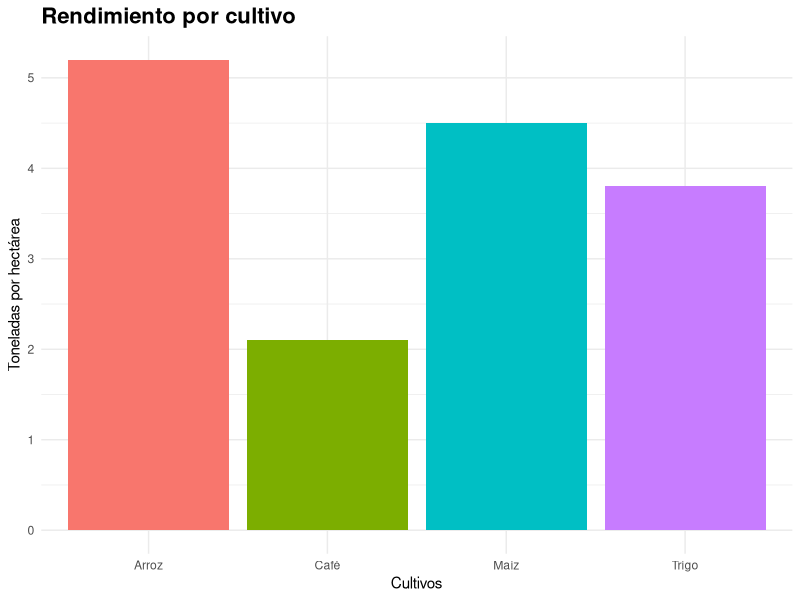
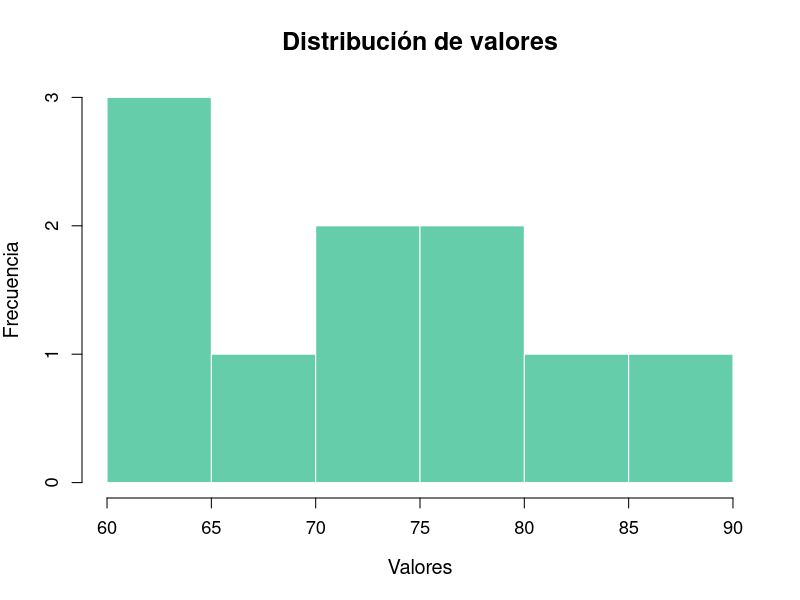
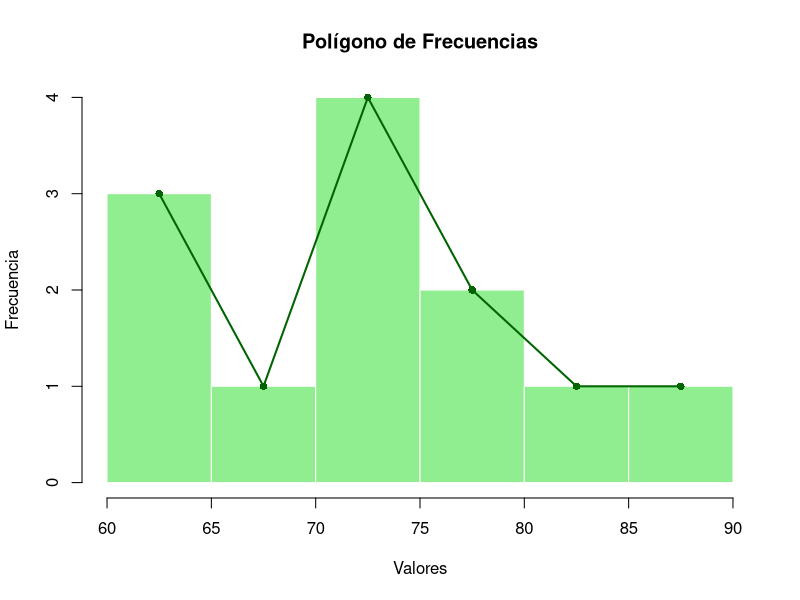
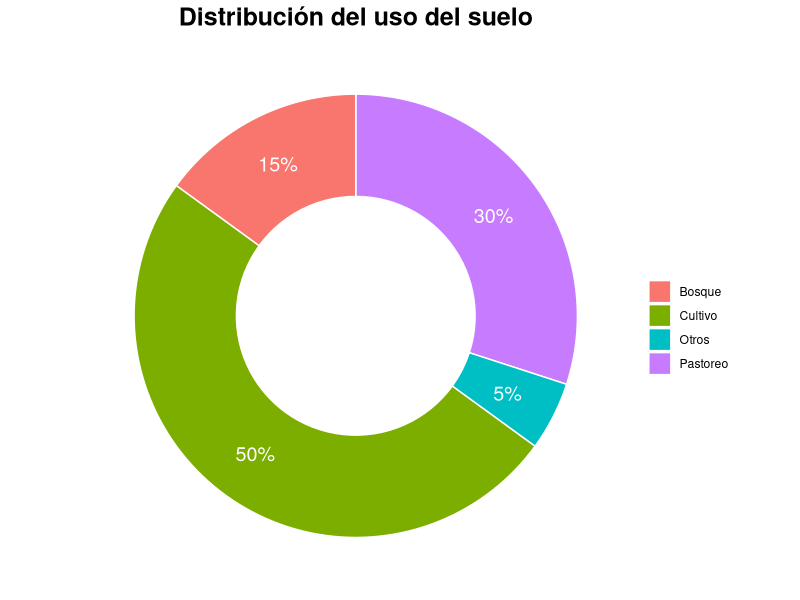
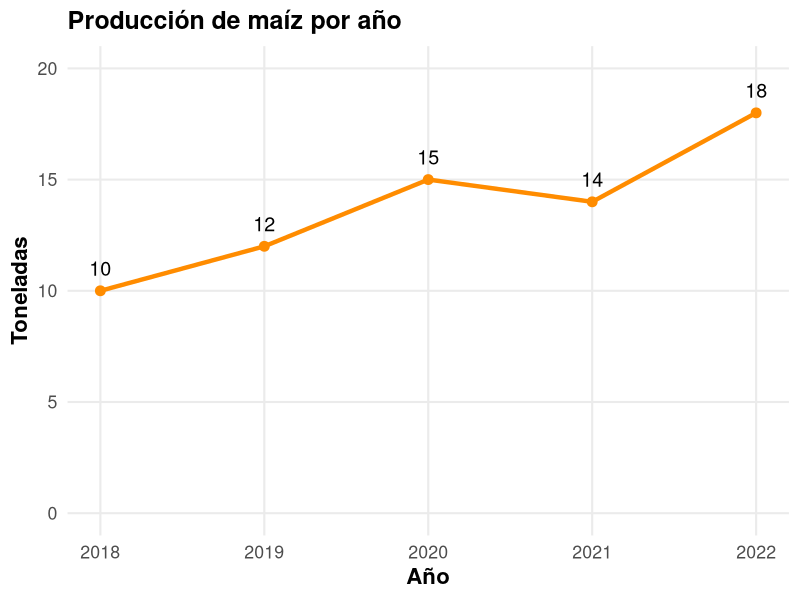
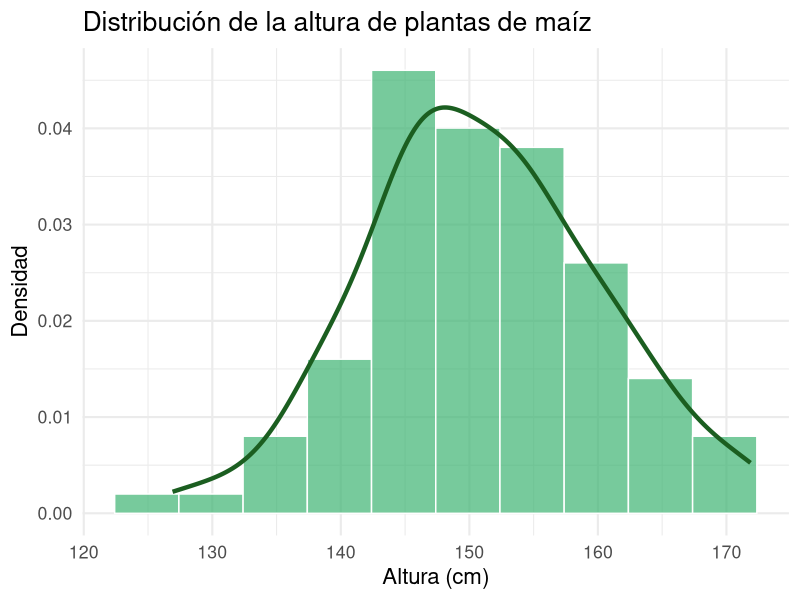
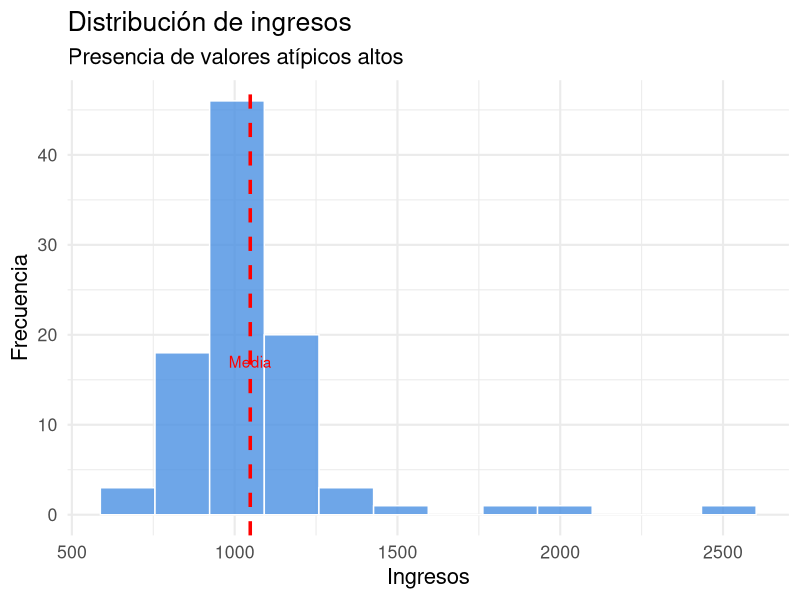
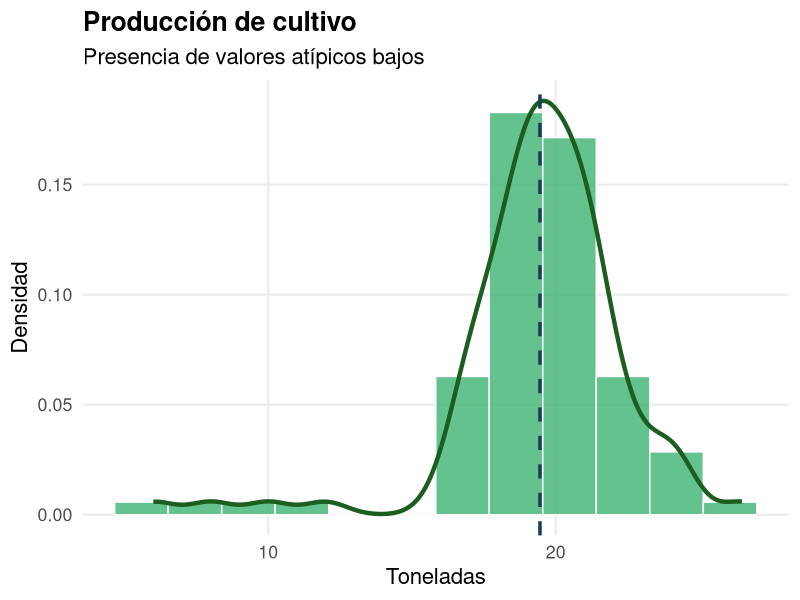

These figures' R source, in order:
## ---- chunk 1

library(knitr)
library(kableExtra)

# Datos
hijos <- 0:9
fi <- c(250, 200, 300, 160, 50, 20, 10, 7, 2, 1)

# Cálculos
Fi <- cumsum(fi)
hi <- fi / sum(fi)
Hi <- cumsum(hi)
porcentaje <- hi * 100
porcentaje_acum <- Hi * 100

# Tabla
tabla <- data.frame(
  "Cantidad de hijos" = hijos,
  "fi" = fi,
  "Fi" = Fi,
  "hi" = round(hi,3),
  "Hi" = round(Hi,3),
  "Porcentaje %" = round(porcentaje,1),
  "Porcentaje.acumulado" = round(porcentaje_acum,1)
)

# Fila total
total_fila <- data.frame(
  "Cantidad de hijos" = "Total",
  "fi" = sum(fi),
  "Fi" = "",
  "hi" = 1,
  "Hi" = "",
  "Porcentaje %" = 100,
  "Porcentaje.acumulado" = ""
)

tabla <- rbind(tabla, total_fila)

colnames(tabla) <- c(
  "Nro. Hijos",
  "\\(f_{i}\\)",
  "\\(F_{i}\\)",
  "\\(h_{i}\\)",
  "\\(H_{i}\\)",
  "%",
  "% Acum"
)

# TABLA PRO
tabla %>%
kbl(align = "c", escape = FALSE) %>%
  kable_styling(
    bootstrap_options = c("striped", "condensed"),
    full_width = FALSE,
    font_size = 26
  ) %>%
  row_spec(0, bold = TRUE, color = "white", background = "#0b84c6") %>%  # encabezado oscuro elegante
  row_spec(nrow(tabla), bold = TRUE, background = "#8fbdf1") %>%         # fila total destacada
  kable_paper("striped", full_width = TRUE) %>%                          # filas alternadas
  column_spec(1, bold = TRUE) %>%                                        # primera columna resaltada
  column_spec(2:ncol(tabla), width = "4cm")                              # columnas más anchas

## ---- chunk 2

library(knitr)
library(kableExtra)

# Datos
ojos <- c("Café", "Negro", "Azul", "Verde", "Miel")
fi <- c(90, 60, 25, 15, 10)

# Cálculos
Fi <- cumsum(fi)
hi <- fi / sum(fi)
Hi <- cumsum(hi)
porcentaje <- hi * 100
porcentaje_acum <- Hi * 100

# Tabla
tabla <- data.frame(
  "Color de Ojos" = ojos,
  "fi" = fi,
  "Fi" = Fi,
  "hi" = sprintf("%.3f", hi),              # formato exacto
  "Hi" = sprintf("%.3f", Hi),
  "Porcentaje" = paste0(round(porcentaje,1), "%"),
  "Porcentaje.Acumulado" = paste0(round(porcentaje_acum,1), "%")
)

# Fila total
total_fila <- data.frame(
  "Color de Ojos" = "Total",
  "fi" = sum(fi),
  "Fi" = "",
  "hi" = "1.000",
  "Hi" = "",
  "Porcentaje" = "100%",
  "Porcentaje.Acumulado" = ""
)

tabla <- rbind(tabla, total_fila)

colnames(tabla) <- c(
  "Color",
  "\\(f_{i}\\)",
  "\\(F_{i}\\)",
  "\\(h_{i}\\)",
  "\\(H_{i}\\)",
  "%",
  "% Acum"
)

# TABLA ESTILO EXACTO 
kable(tabla, align = "c") %>%
  kable_styling(
    full_width = TRUE,
    position = "center",
    font_size = 26
  ) %>%
  row_spec(0, bold = TRUE, color = "white", background = "#0b84c6") %>%  # azul encabezado
  row_spec(1:(nrow(tabla)-1), background = "#ffffff") %>%                # gris claro uniforme
  row_spec(nrow(tabla), bold = TRUE, background = "#8fbdf1") %>%         # total gris más fuerte
  column_spec(1, bold = TRUE)       

## ---- chunk 3
library(knitr)
library(kableExtra)
tabla <- data.frame(
  Intervalo = c("[60-62)", "[62-64)", "[64-66)", "[66-68)", "[68-70)", "[70-72)", "[72-74)", "[74-76)"),
  xi = c(61, 63, 65, 67, 69, 71, 73, 75),
  fi = c(5, 3, 15, 40, 17, 12, 7, 1),
  Fi = c(5, 8, 23, 63, 80, 92, 99, 100),
  hi = c(0.05, 0.03, 0.15, 0.40, 0.17, 0.12, 0.07, 0.01),
  Hi = c(0.05, 0.08, 0.23, 0.63, 0.80, 0.92, 0.99, 1.00),
  Porcentaje = c("5%", "3%", "15%", "40%", "17%", "12%", "7%", "1%"),
  P.Acumulado = c("5%", "8%", "23%", "63%", "80%", "92%", "99%", "100%"),
  stringsAsFactors = FALSE
)

# 🔹 Crear fila Total (sin dplyr)
fila_total <- data.frame(
  Intervalo = "Total",
  xi = "",
  fi = sum(tabla$fi),
  Fi = "",
  hi = sum(tabla$hi),
  Hi = "",
  Porcentaje = "100%",
  P.Acumulado = "",
  stringsAsFactors = FALSE
)

# 🔹 Unir tablas (base R)
tabla_final <- rbind(tabla, fila_total)

colnames(tabla_final) <- c(
  "Intervalo",
  "\\(x_{i}\\)",
  "\\(f_{i}\\)",
  "\\(F_{i}\\)",
  "\\(h_{i}\\)",
  "\\(H_{i}\\)",
  "%",
  "% Acum"
)

# 🔹 Mostrar tabla
tabla_final %>%
  kbl(align = "c", escape = FALSE) %>%
  kable_styling(
    bootstrap_options = c("striped", "condensed"),
    full_width = FALSE,
    font_size = 26
  ) %>%
  row_spec(0, bold = TRUE, background = "#0b2c6b", color = "white") %>%
  row_spec(nrow(tabla_final), bold = TRUE, background = "#0b2c6b", color = "white") %>%
  column_spec(1, width = "7em") %>%
  column_spec(2:8, width = "5em")

## ---- chunk 4
fig.width=8
fig.height=5
cultivos <- c("Maíz", "Arroz", "Trigo", "Café")
rendimiento <- c(4.5, 5.2, 3.8, 2.1)

library(ggplot2)

datos <- data.frame(
  cultivo = cultivos,
  rendimiento = rendimiento
)

ggplot(datos, aes(x = cultivo, y = rendimiento, fill = cultivo)) +
  geom_bar(stat = "identity") +
  labs(title = "Rendimiento por cultivo",
       x = "Cultivos",
       y = "Toneladas por hectárea") +
  theme_minimal() +
  theme(legend.position = "none",
        plot.title = element_text(size = 16, face = "bold"))

## ---- chunk 5
fig.width=8
fig.height=5
datos <- c(60, 62, 65, 70, 72, 75, 78, 80, 85, 90)

hist(datos,
     col = "#66CDAA",
     main = "Distribución de valores",
     xlab = "Valores",
     ylab = "Frecuencia",
     breaks = 5,
     border = "white",
     cex.main = 1.5,
     cex.lab = 1.2,
     cex.axis = 1.1)

## ---- chunk 6
fig.width=10
fig.height=7
datos <- c(60, 62, 65, 70, 72, 73, 74, 75, 78, 80, 85, 90)

# Crear histograma
h <- hist(datos,
          col = "lightgreen",
          main = "Polígono de Frecuencias",
          xlab = "Valores",
          ylab = "Frecuencia",
          breaks = 5,
          border = "white")

# Agregar polígono
lines(h$mids, h$counts,
      type = "o",
      col = "darkgreen",
      lwd = 2,
      pch = 16)
## ---- chunk 7

library(ggplot2)

uso_suelo <- c(50, 30, 15, 5)
tipos <- c("Cultivo", "Pastoreo", "Bosque", "Otros")

df <- data.frame(tipos, uso_suelo)

ggplot(df, aes(x = 2, y = uso_suelo, fill = tipos)) +
  geom_col(color = "white") +
  coord_polar(theta = "y") +
  xlim(0.5, 2.5) +  # crea el hueco (donut)
  geom_text(aes(label = paste0(uso_suelo, "%")),
            position = position_stack(vjust = 0.5),
            color = "white",
            size = 5) +
  labs(title = "Distribución del uso del suelo", fill = "") +
  theme_void() +
  theme(
    plot.title = element_text(size = 18, face = "bold", hjust = 0.5),
    legend.position = "right"
  )
## ---- chunk 8

library(ggplot2)

años <- c(2018, 2019, 2020, 2021, 2022)
produccion <- c(10, 12, 15, 14, 18)

df <- data.frame(años, produccion)

ggplot(df, aes(x = años, y = produccion)) +
  geom_line(color = "#FF8C00", linewidth = 1.5) +
  geom_point(color = "#FF8C00", size = 3) +
  geom_text(aes(label = produccion), vjust = -1, size = 5) +
  labs(
    title = "Producción de maíz por año",
    x = "Año",
    y = "Toneladas"
  ) +
  ylim(0, 20) +
  theme_minimal(base_size = 16) +
  theme(
    plot.title = element_text(face = "bold", size = 18),
    axis.title = element_text(face = "bold"),
    panel.grid.minor = element_blank()
  )
## ---- chunk 9
fig.width=10
fig.height=7
set.seed(123)
library(ggplot2)

altura <- rnorm(100, mean = 150, sd = 10)
df <- data.frame(altura)

ggplot(df, aes(x = altura)) +
  geom_histogram(
    aes(y = ..density..),
    bins = 10,
    fill = "#3CB371",
    color = "white",
    alpha = 0.7
  ) +
  geom_density(
    color = "#1B5E20",
    linewidth = 1.5
  ) +
  labs(
    title = "Distribución de la altura de plantas de maíz",
    x = "Altura (cm)",
    y = "Densidad"
  ) +
  theme_minimal(base_size = 16)

## ---- chunk 10
fig.width=10
fig.height=7
set.seed(123)

# Datos concentrados + algunos valores altos (sin huecos grandes)
library(ggplot2)

ingresos <- c(rnorm(90, mean = 1000, sd = 150),
              1500, 1800, 2000, 2500)

df <- data.frame(ingresos)
ggplot(df, aes(x = ingresos)) +
  geom_histogram(
    bins = 12,
    fill = "#4A90E2",
    color = "white",
    alpha = 0.8
  ) +
  geom_vline(xintercept = mean(ingresos),
             color = "red",
             linewidth = 1.2,
             linetype = "dashed") +
  annotate("text",
           x = mean(ingresos),
           y = 15,
           label = "Media",
           color = "red",
           vjust = -1) +
  labs(
    title = "Distribución de ingresos",
    subtitle = "Presencia de valores atípicos altos",
    x = "Ingresos",
    y = "Frecuencia"
  ) +
  theme_minimal(base_size = 16)

## ---- chunk 11
library(ggplot2)

produccion <- c(rnorm(90, mean = 20, sd = 2),
                12, 10, 8, 6)

df <- data.frame(produccion)

ggplot(df, aes(x = produccion)) +
  geom_histogram(
    aes(y = ..density..),
    bins = 12,
    fill = "#3CB371",   # verde consistente
    color = "white",
    alpha = 0.8
  ) +
  geom_density(
    color = "#1B5E20",  # verde oscuro
    linewidth = 1.5
  ) +
  geom_vline(
    xintercept = mean(produccion),
    color = "#1C3D5A",  # azul oscuro (consistente con ingresos)
    linewidth = 1.2,
    linetype = "dashed"
  ) +
  labs(
    title = "Producción de cultivo",
    subtitle = "Presencia de valores atípicos bajos",
    x = "Toneladas",
    y = "Densidad"
  ) +
  theme_minimal(base_size = 16) +
  theme(
    plot.title = element_text(face = "bold"),
    panel.grid.minor = element_blank()
  )
